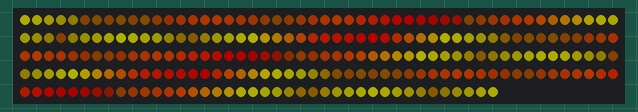
Bench run of a sketch on a simulated Arduino Uno, built with avr-gcc and run on an emulated ATmega328P. Parts: 240 RGB LEDs in strip order, left to right, continuing on the next row. Dim RGB values are drawn brighter than linear.

Above: at 3.18 s.
At 7.61 s:
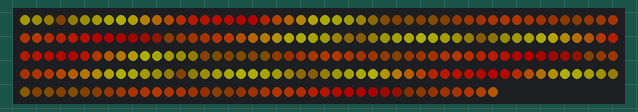
At 12.03 s:
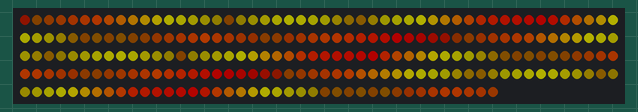
At 21.2 s:
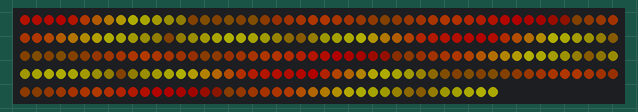
At 30.37 s:
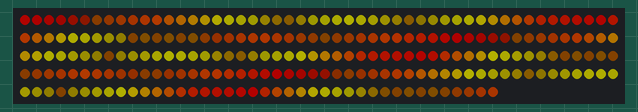
At 39.54 s:
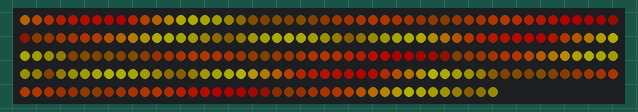

The sketch:

dyingFirePalletUno.ino
```cpp
#include <FastLED.h>

#define LED_PIN     3
#define NUM_LEDS    240
#define BRIGHTNESS  64
#define LED_TYPE    WS2812B
#define COLOR_ORDER GRB
CRGB leds[NUM_LEDS];

#define UPDATES_PER_SECOND 100
DEFINE_GRADIENT_PALETTE( shimmishake_gp ) {
    0, 148,164,  9,
    7, 229,227,  1,
   22,  24, 13,  3,
   33, 229,227,  1,
   43,  24, 13,  3,
   61, 232, 75,  1,
   71,  24, 13,  3,
   89, 232, 75,  1,
  101, 232,  3,  1,
  114, 232, 75,  1,
  122,  24, 13,  3,
  135, 232, 75,  1,
  153, 229,227,  1,
  160, 232,  3,  1,
  173,  24, 13,  3,
  186, 229,227,  1,
  204,  24, 13,  3,
  219, 229,227,  1,
  232, 232,  3,  1,
  239, 232, 40,  1,
  252, 232,  3,  1,
  255, 232,  3,  1};

CRGBPalette16 currentPalette = shimmishake_gp;
#define currentBlending LINEARBLEND

void setup() {
    delay(3000); // power-up safety delay
    FastLED.addLeds<LED_TYPE, LED_PIN, COLOR_ORDER>(leds, NUM_LEDS).setCorrection(TypicalLEDStrip);
    FastLED.setBrightness(BRIGHTNESS);
    FastLED.setMaxPowerInVoltsAndMilliamps(5, 1000);
}


void loop(){
    static uint8_t startIndex = 0;
    startIndex = startIndex + 1; /* motion speed */

    FillLEDsFromPaletteColors( startIndex);

    FastLED.show();
    FastLED.delay(1000 / UPDATES_PER_SECOND);
}

void FillLEDsFromPaletteColors( uint8_t colorIndex) {
    uint8_t brightness = 255;

    for( int i = 0; i < NUM_LEDS; i++) {
        leds[i] = ColorFromPalette( currentPalette, colorIndex, brightness, currentBlending);
        colorIndex += 3;
    }
}
```
